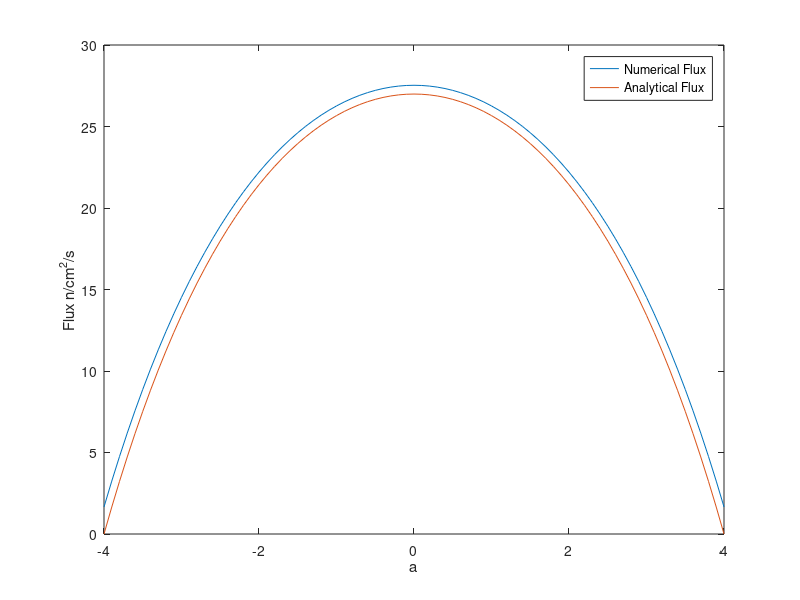

This chart was generated by the following MATLAB code:
%thomasAlg

fc = zeros(81,81);
D = 1;
a = 4;
Sig = 0.2;
h = 0.1;
L = sqrt(D/Sig);
S = (8*h^2/D)*ones(81,1);
fc(1,1) = (2+(h^2/L^2));
fc(81,81) = (2+(h^2/L^2));
fc(1,2) = -1;
fc(81,80) = -1;
for i = 2:80
    fc(i,i-1) = -1;
    fc(i,i) = (2+(h^2/L^2));
    fc(i,i+1) = -1; 
end
flux = fc\S;
x = linspace(-a,a,81);
fluxdirect = (8/Sig)*(1-((exp(x/L)+exp(-x/L))/(exp(a/L)+exp(-a/L))));
plot(x,flux,x,fluxdirect);
legend('Numerical Flux','Analytical Flux')
ylabel('Flux n/cm^2/s')
xlabel('a')